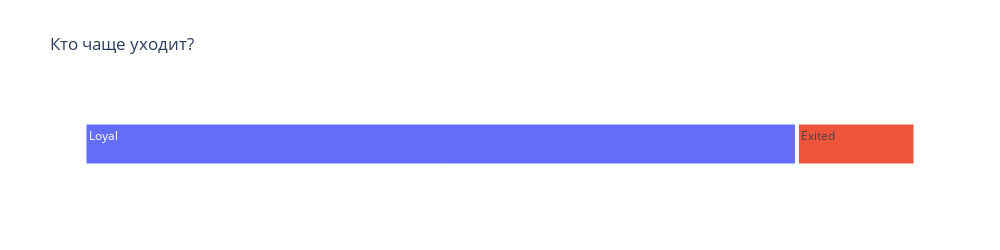

The code cell stored with this chart in its notebook:
### Markdown cell above
### 9.8. Как влияет наличие статуса активного клиента на отток клиентов? Постройте диаграмму, иллюстрирующую это. Что бы вы предложили банку, чтобы уменьшить отток клиентов среди неактивных?

### Code cell
fig = px.treemap(
    data_frame=churn_data,
    path=['Exited'],
    values='IsActiveMember', 
    height=250, 
    width=1000, 
    title='Кто чаще уходит?'
);
fig.show()

### Figure 1 — Plotly figure (JSON) as saved in the notebook; plotly's stock layout.template omitted (floating-point values rounded to 4 significant figures)
{"data": [{"branchvalues": "total", "domain": {"x": [0, 1], "y": [0, 1]}, "hovertemplate": "labels=%{label}<br>IsActiveMember=%{value}<br>parent=%{parent}<br>id=%{id}<extra></extra>", "ids": ["Exited", "Loyal"], "labels": ["Exited", "Loyal"], "name": "", "parents": ["", ""], "type": "treemap", "values": [735, 4416]}], "layout": {"height": 250, "legend": {"tracegroupgap": 0}, "title": {"text": "Кто чаще уходит?"}, "width": 1000}}
